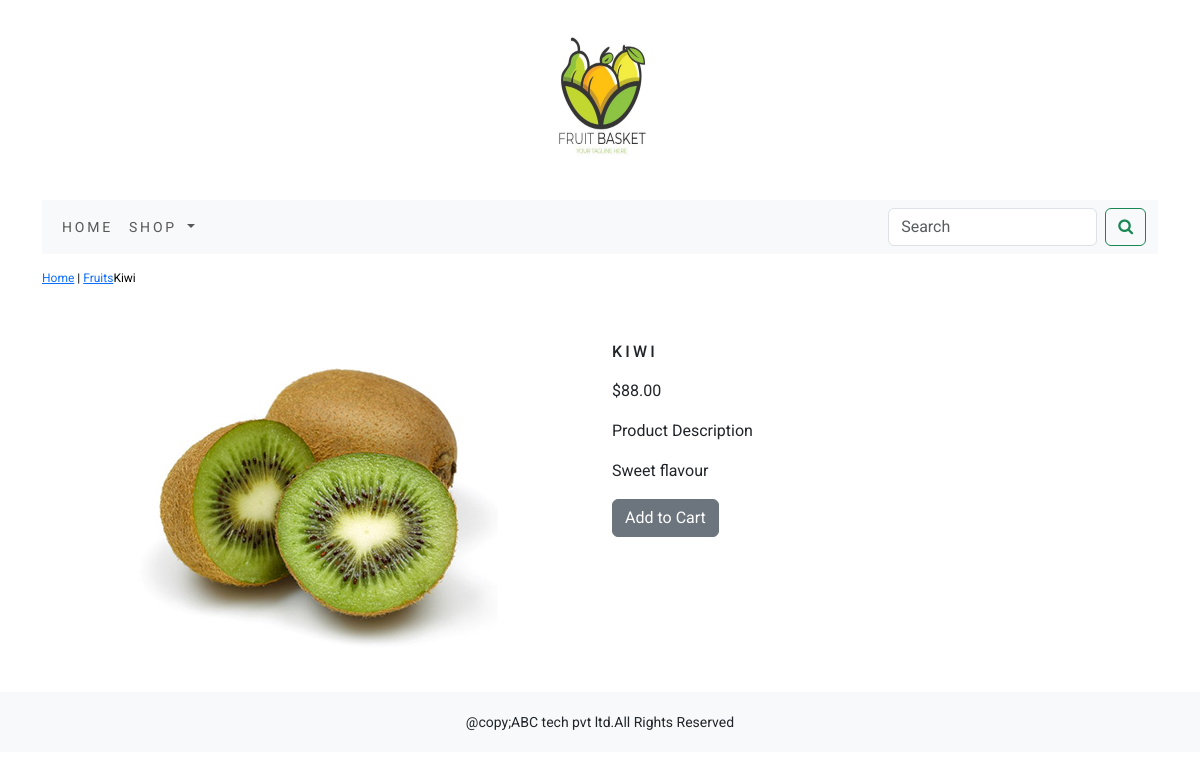
/shop/fruits/kiwi/, run on the app's committed database.
### shop/models.py (models this page shows, shortened)
class Product(models.Model):
    name = models.CharField(max_length=250, unique=True)
    slug = models.SlugField(max_length=250, unique=True)
    description = models.TextField(blank=True)
    price = models.DecimalField(max_digits=10, decimal_places=2)
    category = models.ForeignKey(Category, on_delete=models.CASCADE)
    image = models.ImageField(upload_to='product', blank=True)
    stock = models.IntegerField()
    available = models.BooleanField(default=True)
    created = models.DateTimeField(auto_now_add=True)
    updated = models.DateTimeField(auto_now=True)
    class Meta:
        ordering = ('name',)
        verbose_name = 'product'
        verbose_name_plural = 'products'

class Category(models.Model):
    name = models.CharField(max_length=250, unique=True)
    slug = models.SlugField(max_length=250, unique=True)
    description = models.TextField(blank=True)
    image = models.ImageField(upload_to='category', blank=True)
    class Meta:
        ordering = ('name',)
        verbose_name = 'category'
        verbose_name_plural = 'categories'
    def get_url(self):
        return reverse('shop:products_by_category',args=[self.slug])
    def __str__(self):
        return '{}'.format(self.name)

### shop/views.py (the view)
# urls.py: path('<slug:c_slug>/<slug:product_slug>/', views.ProDetail, name='prodCatdetail'),
def ProDetail(request,c_slug,product_slug):
    try:
        product=Product.objects.get(category__slug=c_slug,slug=product_slug)
    except Exception as e:
        raise e
    return render(request,"product.html",{'product':product})

### cart/context_processors.py (called while the page is built)
def counter(request):
    item_count=0
    if 'admin' in request.path:
        return {}
    else:
        try:
            cart=Cart.objects.filter(cart_id=_cart_id(request))
            cart_items=CartItem.objects.all().filter(cart=cart[:1])
            for cart_item in cart_items:
                item_count+=cart_item.quantity
        except Cart.DoesNotExist:
            item_count=0
    return dict(item_count=item_count)

### cart/views.py (called while the page is built)
def _cart_id(request):
    cart = request.session.session_key
    if not cart:
        cart = request.session.create()
    return cart

### shop/context_processors.py (called while the page is built)
def menu_links(request):
    links=Category.objects.all()
    return dict(links=links)

### templates/product.html (shortened to what this page needs)
{% extends 'base.html' %}
{% load static %}
{% block content %}
<div class="my_prod_row_class">
    <div class="mx_auto">
        <p><a href="{% url 'shop:allProdCat' %}">Home</a> | <a href="{{product.category.get_url}}">{{product.category}}</a>{{product.name}}</p>
    </div>
<div class="container">
<br>
<div class="row">
    <div class="col-12 col-sm-12 col-md-12 col-lg-6 text-center">
        <div style="min-width:18rem">
            <img src="{{product.image.url}}" alt="{{product.name}}">
        </div>
    </div>
    <div class="col-12 col-sm-12 col-md-12 col-lg-6">
        <div>
        <h1 class="my_prod_title">{{product.name}}</h1>
        <p>${{product.price}}</p>
        <p class="my_title">Product Description</p>
        <p class="text-justify my_prod_text">{{product.description}}</p>
        {% if product.stock <= 0 %}
        <p class="text-justify my_prod_text"><b>Out of Stock</b></p>
        {% else %}
        <a class="btn btn-secondary" href="{% url 'cart:add_cart' product.id %}">Add to Cart</a>
        {% endif %}
        </div>
    </div>
</div>
</div>
</div>
{% endblock %}

### static/css/custom.css (style rules this page uses)
body { font-family: "Roboto", sans-serif; }
.my_prod_row_class { padding-top : 15px; padding-bottom : 15px; }
.my_prod_row_class .mx_auto { color : #000; font-size : 12px; text-decoration : none; }
.my_prod_title { font-size:16px; text-transform:uppercase; letter-spacing:.2rem; padding-top:15px; padding-bottom : 10px; }
.my_prod_text { padding-right : 10px; }

### data on the page
Product: category "Fruits", name "Kiwi", image (picture), name "KIWI", price "88.00", description "Sweet flavour"
